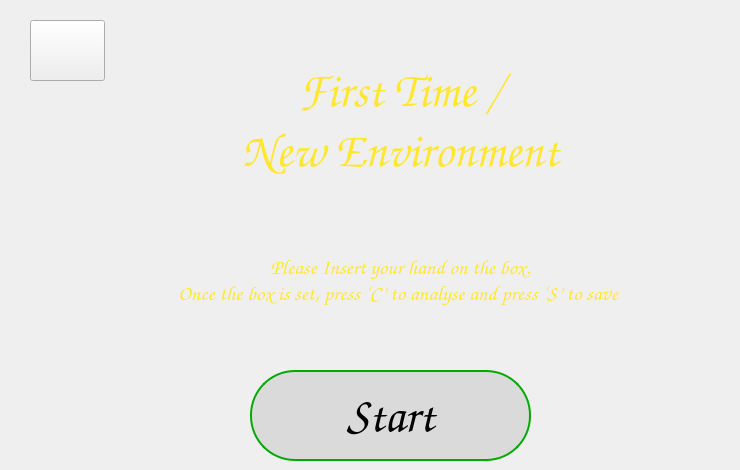
    <widget class="QWidget" name="page_2">
     <widget class="QLabel" name="Title_Page1">
      <property name="geometry">
       <rect>
        <x>70</x>
        <y>50</y>
        <width>661</width>
        <height>141</height>
       </rect>
      </property>
      <property name="font">
       <font>
        <family>Comic Sans MS</family>
        <pointsize>36</pointsize>
        <weight>75</weight>
        <italic>true</italic>
        <bold>true</bold>
       </font>
      </property>
      <property name="mouseTracking">
       <bool>false</bool>
      </property>
      <property name="styleSheet">
       <string notr="true">QLabel {color :rgb(255, 231, 49);}</string>
      </property>
      <property name="text">
       <string>First Time /
New Environment</string>
      </property>
      <property name="textFormat">
       <enum>Qt::AutoText</enum>
      </property>
      <property name="scaledContents">
       <bool>false</bool>
      </property>
      <property name="alignment">
       <set>Qt::AlignCenter</set>
      </property>
      <property name="wordWrap">
       <bool>true</bool>
      </property>
     </widget>
     <widget class="QLabel" name="Description_Page1">
      <property name="geometry">
       <rect>
        <x>70</x>
        <y>210</y>
        <width>661</width>
        <height>141</height>
       </rect>
      </property>
      <property name="font">
       <font>
        <family>Comic Sans MS</family>
        <pointsize>16</pointsize>
        <weight>50</weight>
        <italic>false</italic>
        <bold>false</bold>
       </font>
      </property>
      <property name="mouseTracking">
       <bool>false</bool>
      </property>
      <property name="styleSheet">
       <string notr="true">QLabel {color : rgb(255, 231, 49); }</string>
      </property>
      <property name="text">
       <string>Please Insert your hand on the box.
Once the box is set, press ‘C’ to analyse and press ‘S’ to save </string>
      </property>
      <property name="textFormat">
       <enum>Qt::AutoText</enum>
      </property>
      <property name="scaledContents">
       <bool>false</bool>
      </property>
      <property name="alignment">
       <set>Qt::AlignCenter</set>
      </property>
      <property name="wordWrap">
       <bool>true</bool>
      </property>
     </widget>
     <widget class="QPushButton" name="start_page1_button">
      <property name="geometry">
       <rect>
        <x>250</x>
        <y>370</y>
        <width>281</width>
        <height>91</height>
       </rect>
      </property>
      <property name="font">
       <font>
        <family>Comic Sans MS</family>
        <pointsize>36</pointsize>
        <weight>75</weight>
        <bold>true</bold>
       </font>
      </property>
      <property name="styleSheet">
       <string notr="true">QPushButton {
  border-color:rgb(0, 170, 0);
  background-color: rgb(218, 218, 218);
  border-width: 2px;        
  border-style: solid;
  border-radius: 45px;
}

QPushButton:hover:!pressed {
  background-color:  rgb(0, 170, 0);
  color: white
}</string>
      </property>
      <property name="text">
       <string>Start</string>
      </property>
     </widget>
     <widget class="QPushButton" name="return_button_page1">
      <property name="geometry">
       <rect>
        <x>30</x>
        <y>20</y>
        <width>75</width>
        <height>61</height>
       </rect>
      </property>
      <property name="toolTip">
       <string>Return to previous page</string>
      </property>
      <property name="text">
       <string/>
      </property>
     </widget>
    </widget>
